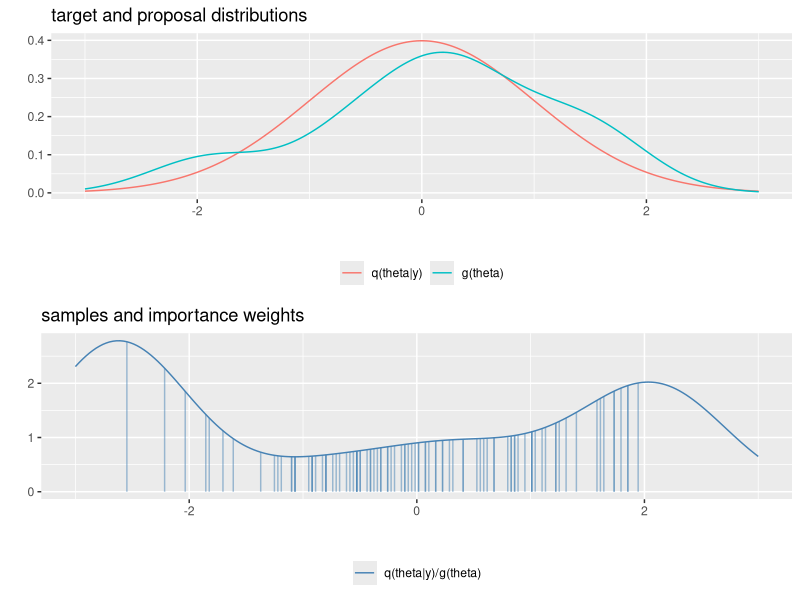

Generate this figure with R:
# Bayesian data analysis
# Aki Vehtari <Aki.Vehtari@aalto.fi>
# Markus Paasiniemi <Markus.Paasiniemi@aalto.fi>

# ggplot2 is used for plotting
if(!require(ggplot2)) install.packages('ggplot2')
require(ggplot2)
# gridExtra is for showing multiple plots side by side
if(!require(gridExtra)) install.packages('gridExtra')
require(gridExtra)
# tidyr is for manipulating the data frames
if(!require(tidyr)) install.packages('tidyr')
require(tidyr)

# fake interesting distribution
x <- seq(-3, 3, length.out = 200)
r <- c(1.1, 1.3, -0.1, -0.7, 0.2, -0.4, 0.06, -1.7,
       1.7, 0.3, 0.7, 1.6, -2.06, -0.74, 0.2, 0.5)
# Estimate the density (named q, to emphesize that it does not need to be
# normalized). Parameter bw=0.5 is used to mimic the outcome of the
# kernelp function in Matlab.
q <- density(r, bw=0.5,n=200,from=-3,to=3)$y

# importance sampling example
g <- dnorm(x)
w <- q/g
rs <- rnorm(100)
rs <- rs[abs(rs) < 3] # remove samples out of the grid
# find nearest point for which the kernel has been evaluated for each sample
rsi <- sapply(rs,function(arg) which.min(abs(arg-x)))
wr <- q[rsi]/dnorm(x[rsi])

dd <- data.frame(x,q,g) %>% gather(grp,p,-x)

# create a plot of the target and proposal distributions
distr <- ggplot(dd) + geom_line(aes(x,p,fill=grp,color=grp)) + xlab('') +
  ylab('') + scale_color_discrete(labels=c('q(theta|y)','g(theta)')) +
  theme(legend.position='bottom',legend.title = element_blank()) +
  ggtitle('target and proposal distributions')

# create a plot of the samples and importance weights
samp <- ggplot() + geom_line(aes(x,w,color='')) +
  geom_segment(aes(x=x[rsi],xend=x[rsi],y=0,yend=wr),alpha=0.5,color='steelblue') +
  ylab('') + ggtitle('samples and importance weights') + xlab('') +
  theme(legend.position='bottom',legend.title = element_blank()) +
  scale_color_manual(values=c('steelblue'),labels='q(theta|y)/g(theta)')

# combine the plots
grid.arrange(distr,samp)
